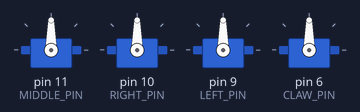
This sketch was run on a simulated Arduino Uno, built with avr-gcc and run on an emulated ATmega328P. Parts: 4 × servo.

Above: at 0.1 s.
At 29.0 s:
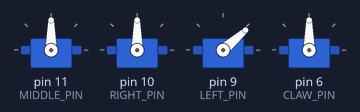
At 33.2 s:
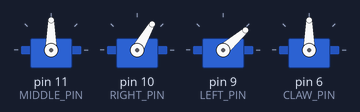
At 38.8 s:
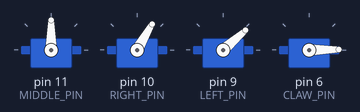
Timing chart, 0 to 40.0 s (numbered marks = the images above):
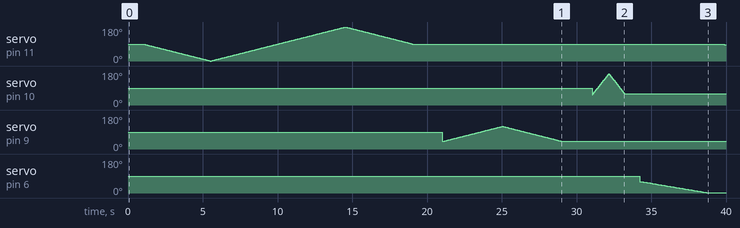

The sketch:

MeArmSimpleTest.ino
```cpp
#include <Servo.h>
// srr feb 2019 - added prints and delays
#define CLAW_PIN 6
#define LEFT_PIN 9
#define RIGHT_PIN 10
#define MIDDLE_PIN 11

Servo middle, right, left, claw;
void setup() {
  Serial.begin(9600);
  middle.attach(MIDDLE_PIN);
  right.attach(RIGHT_PIN);
  left.attach(LEFT_PIN);
  claw.attach(CLAW_PIN);

}
// start middle - full right, full left and back to middle
void fullSweep() {

  middle.write(90);
  delay(1000);

  //full right
  for (int i = 90; i > 0; i--) {
    middle.write(i);
    delay(50);
  }
  //full left
  for (int i = 0; i < 180; i++) {
    middle.write(i);
    delay(50);
  }

  //return to middle
  for (int i = 180; i > 90; i--) {
    middle.write(i);
    delay(50);
  }

  middle.write(90);
}

void testLeft() {

  int min_ht = 40;
  int max_ht = 120;
  int wait = 50;

  delay(2000);
  left.write(min_ht);

  for (int i = min_ht; i < max_ht; i++) {
    left.write(i);
    delay(wait);
  }

  for (int i = max_ht; i > min_ht; i--) {
    left.write(i);
    delay(wait);
  }

}
void testRight() {

  const int min_fwd = 55;
  const int max_fwd = 165;
  const int wait = 50;

  delay(2000);
  for (int i = min_fwd; i < max_fwd; i = i + 5) {
    right.write(i);
    delay(wait);
  }

  for (int i = max_fwd; i > min_fwd; i = i - 5) {
    right.write(i);
    delay(wait);
  }

}

void testClaw() {
  delay(1000);
  claw.write(60);

  for (int i = 60; i > 0; i--) {
    delay(75);
    claw.write(i);
  }
}

void loop() {

  fullSweep();

  testLeft();
  //delay(1000);
  testRight();
 testClaw();
}
```

Measured:
- by itself, servo on pin 6 (CLAW_PIN): moves from 90° to 1° over 4.5 s
